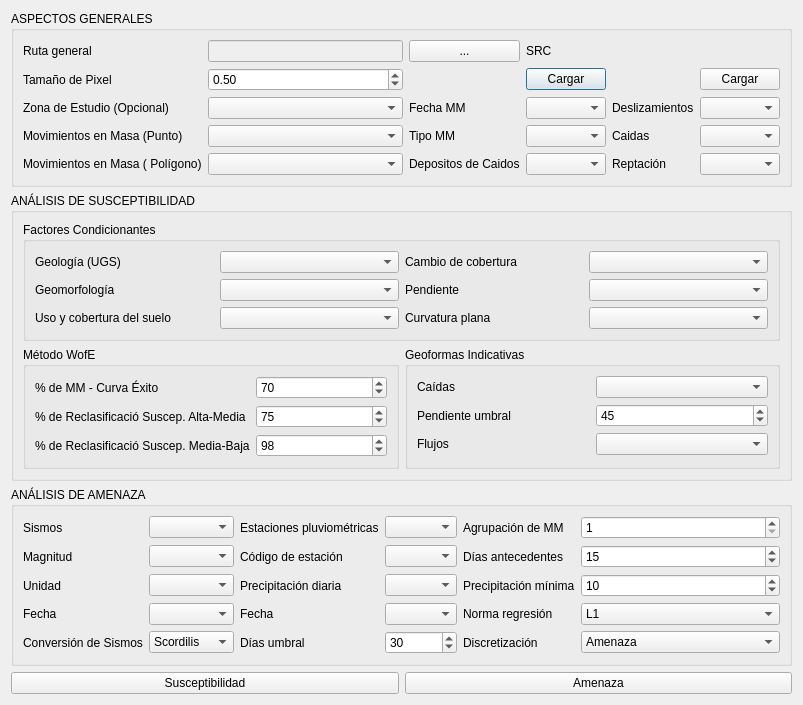
<?xml version="1.0" encoding="UTF-8"?>
<ui version="4.0">
 <class>PlugSARM</class>
 <widget class="QDialog" name="PlugSARM">
  <property name="geometry">
   <rect>
    <x>0</x>
    <y>0</y>
    <width>708</width>
    <height>631</height>
   </rect>
  </property>
  <property name="windowTitle">
   <string>PlugSARM</string>
  </property>
  <layout class="QGridLayout" name="gridLayout">
   <item row="1" column="0" colspan="2">
    <widget class="QGroupBox" name="groupBox">
     <property name="title">
      <string>ANÁLISIS DE SUSCEPTIBILIDAD</string>
     </property>
     <layout class="QGridLayout" name="gridLayout_2">
      <item row="3" column="1" rowspan="2">
       <widget class="QGroupBox" name="groupBox_6">
        <property name="title">
         <string>Método WofE</string>
        </property>
        <layout class="QGridLayout" name="gridLayout_6">
         <item row="2" column="0">
          <widget class="QLabel" name="label_20">
           <property name="text">
            <string>% de Reclasificació Suscep. Media-Baja</string>
           </property>
          </widget>
         </item>
         <item row="0" column="0">
          <widget class="QLabel" name="label_16">
           <property name="text">
            <string>% de MM - Curva Éxito</string>
           </property>
          </widget>
         </item>
         <item row="1" column="0">
          <widget class="QLabel" name="label_19">
           <property name="text">
            <string>% de Reclasificació Suscep. Alta-Media</string>
           </property>
          </widget>
         </item>
         <item row="1" column="1">
          <widget class="QSpinBox" name="suscep_alta">
           <property name="toolTip">
            <string>&lt;html&gt;&lt;head/&gt;&lt;body&gt;&lt;p&gt;Pocentaje para la clasificación de la curva de éxito (Susceptibilidad alta / Susceptibilidad media)&lt;/p&gt;&lt;/body&gt;&lt;/html&gt;</string>
           </property>
           <property name="maximum">
            <number>100</number>
           </property>
           <property name="value">
            <number>75</number>
           </property>
          </widget>
         </item>
         <item row="2" column="1">
          <widget class="QSpinBox" name="suscep_media">
           <property name="toolTip">
            <string>&lt;html&gt;&lt;head/&gt;&lt;body&gt;&lt;p&gt;Pocentaje para la clasificación de la curva de éxito (Susceptibilidad medio / Susceptibilidad baja)&lt;/p&gt;&lt;/body&gt;&lt;/html&gt;</string>
           </property>
           <property name="maximum">
            <number>100</number>
           </property>
           <property name="value">
            <number>98</number>
           </property>
          </widget>
         </item>
         <item row="0" column="1">
          <widget class="QSpinBox" name="MM_Exito">
           <property name="toolTip">
            <string>&lt;html&gt;&lt;head/&gt;&lt;body&gt;&lt;p&gt;Se indica el porcentaje de deslizamientos para el análisis de la curva de éxito. Si solo se quiere hacer curva de éxito y no de validación, el valor que se debe ingresar es de 100.&lt;/p&gt;&lt;/body&gt;&lt;/html&gt;</string>
           </property>
           <property name="maximum">
            <number>100</number>
           </property>
           <property name="value">
            <number>70</number>
           </property>
          </widget>
         </item>
        </layout>
       </widget>
      </item>
      <item row="0" column="1" colspan="2">
       <widget class="QGroupBox" name="groupBox_5">
        <property name="title">
         <string>Factores Condicionantes</string>
        </property>
        <layout class="QGridLayout" name="gridLayout_5">
         <item row="2" column="0">
          <widget class="QLabel" name="label_3">
           <property name="text">
            <string>Uso y cobertura del suelo</string>
           </property>
          </widget>
         </item>
         <item row="0" column="0">
          <widget class="QLabel" name="label">
           <property name="text">
            <string>Geología (UGS)</string>
           </property>
          </widget>
         </item>
         <item row="1" column="0">
          <widget class="QLabel" name="label_2">
           <property name="text">
            <string>Geomorfología</string>
           </property>
          </widget>
         </item>
         <item row="1" column="1">
          <widget class="QComboBox" name="Geomorfologia">
           <property name="toolTip">
            <string>&lt;html&gt;&lt;head/&gt;&lt;body&gt;&lt;p&gt;Factor condicionante de geomorfología.&lt;/p&gt;&lt;p&gt;(Archivo vectorial)&lt;/p&gt;&lt;/body&gt;&lt;/html&gt;</string>
           </property>
          </widget>
         </item>
         <item row="0" column="1">
          <widget class="QComboBox" name="Geologia">
           <property name="toolTip">
            <string>&lt;html&gt;&lt;head/&gt;&lt;body&gt;&lt;p&gt;Factor condicionante de geología&lt;/p&gt;&lt;p&gt;(Archivo vectorial)&lt;/p&gt;&lt;/body&gt;&lt;/html&gt;</string>
           </property>
          </widget>
         </item>
         <item row="0" column="2">
          <widget class="QLabel" name="label_4">
           <property name="text">
            <string>Cambio de cobertura</string>
           </property>
          </widget>
         </item>
         <item row="2" column="2">
          <widget class="QLabel" name="label_7">
           <property name="text">
            <string>Curvatura plana</string>
           </property>
          </widget>
         </item>
         <item row="2" column="1">
          <widget class="QComboBox" name="Uso_cobertura">
           <property name="toolTip">
            <string>&lt;html&gt;&lt;head/&gt;&lt;body&gt;&lt;p&gt;Factor condicionante de uso y cobertura del suelo.&lt;/p&gt;&lt;p&gt;(Archivo vectorial)&lt;/p&gt;&lt;/body&gt;&lt;/html&gt;</string>
           </property>
          </widget>
         </item>
         <item row="2" column="3">
          <widget class="QComboBox" name="Curvatura">
           <property name="toolTip">
            <string>&lt;html&gt;&lt;head/&gt;&lt;body&gt;&lt;p&gt;Factor condicionante de la curvatura&lt;/p&gt;&lt;p&gt;(Raster)&lt;/p&gt;&lt;/body&gt;&lt;/html&gt;</string>
           </property>
          </widget>
         </item>
         <item row="1" column="2">
          <widget class="QLabel" name="label_6">
           <property name="text">
            <string>Pendiente</string>
           </property>
          </widget>
         </item>
         <item row="0" column="3">
          <widget class="QComboBox" name="Cambio_cobertura">
           <property name="toolTip">
            <string>&lt;html&gt;&lt;head/&gt;&lt;body&gt;&lt;p&gt;Factor condicionante de cambio de cobertura (opcional)&lt;/p&gt;&lt;p&gt;(Archivo vectorial)&lt;/p&gt;&lt;/body&gt;&lt;/html&gt;</string>
           </property>
          </widget>
         </item>
         <item row="1" column="3">
          <widget class="QComboBox" name="Pendiente">
           <property name="toolTip">
            <string>&lt;html&gt;&lt;head/&gt;&lt;body&gt;&lt;p&gt;Factor condicionante de la pendiente&lt;/p&gt;&lt;p&gt;(Raster)&lt;/p&gt;&lt;/body&gt;&lt;/html&gt;</string>
           </property>
          </widget>
         </item>
        </layout>
       </widget>
      </item>
      <item row="3" column="2" rowspan="2">
       <widget class="QGroupBox" name="groupBox_4">
        <property name="title">
         <string>Geoformas Indicativas</string>
        </property>
        <layout class="QGridLayout" name="gridLayout_4">
         <item row="2" column="0">
          <widget class="QLabel" name="label_18">
           <property name="text">
            <string>Flujos</string>
           </property>
          </widget>
         </item>
         <item row="0" column="1">
          <widget class="QComboBox" name="GeoformasIndicativas_Caida">
           <property name="toolTip">
            <string>&lt;html&gt;&lt;head/&gt;&lt;body&gt;&lt;p&gt;Archivo *.csv de las geomorfas indicativas de procesos tipo caída&lt;/p&gt;&lt;p&gt;(Descargado del repositorio en GitHub)&lt;/p&gt;&lt;/body&gt;&lt;/html&gt;</string>
           </property>
          </widget>
         </item>
         <item row="0" column="0">
          <widget class="QLabel" name="label_17">
           <property name="text">
            <string>Caídas</string>
           </property>
          </widget>
         </item>
         <item row="2" column="1">
          <widget class="QComboBox" name="GeoformasIndicativas_Flujos">
           <property name="toolTip">
            <string>&lt;html&gt;&lt;head/&gt;&lt;body&gt;&lt;p&gt;Archivo *.csv de las geomorfas indicativas de procesos tipoflujos&lt;/p&gt;&lt;p&gt;(Descargado del repositorio en GitHub)&lt;/p&gt;&lt;/body&gt;&lt;/html&gt;</string>
           </property>
          </widget>
         </item>
         <item row="1" column="0">
          <widget class="QLabel" name="label_39">
           <property name="text">
            <string>Pendiente umbral</string>
           </property>
          </widget>
         </item>
         <item row="1" column="1">
          <widget class="QSpinBox" name="slope">
           <property name="minimum">
            <number>1</number>
           </property>
           <property name="maximum">
            <number>90</number>
           </property>
           <property name="value">
            <number>45</number>
           </property>
          </widget>
         </item>
        </layout>
       </widget>
      </item>
     </layout>
    </widget>
   </item>
   <item row="2" column="0" colspan="2">
    <widget class="QGroupBox" name="groupBox_2">
     <property name="title">
      <string>ANÁLISIS DE AMENAZA</string>
     </property>
     <layout class="QGridLayout" name="gridLayout_7">
      <item row="3" column="5">
       <widget class="QComboBox" name="Fecha_Precip">
        <property name="toolTip">
         <string>&lt;html&gt;&lt;head/&gt;&lt;body&gt;&lt;p&gt;Columa en la cuál se encuentra la fecha correspondiente a la precipitación diaria.&lt;/p&gt;&lt;/body&gt;&lt;/html&gt;</string>
        </property>
       </widget>
      </item>
      <item row="0" column="3">
       <widget class="QComboBox" name="Sismos">
        <property name="toolTip">
         <string>&lt;html&gt;&lt;head/&gt;&lt;body&gt;&lt;p&gt;Archivo de puntos con la ubicación de los sismos&lt;/p&gt;&lt;/body&gt;&lt;/html&gt;</string>
        </property>
       </widget>
      </item>
      <item row="3" column="4">
       <widget class="QLabel" name="label_29">
        <property name="text">
         <string>Fecha</string>
        </property>
       </widget>
      </item>
      <item row="1" column="5">
       <widget class="QComboBox" name="Codigo_Estacion">
        <property name="toolTip">
         <string>&lt;html&gt;&lt;head/&gt;&lt;body&gt;&lt;p&gt;Campo con el código representativo de las estaciones&lt;/p&gt;&lt;/body&gt;&lt;/html&gt;</string>
        </property>
       </widget>
      </item>
      <item row="2" column="7">
       <widget class="QSpinBox" name="umbral_lluvia">
        <property name="toolTip">
         <string>&lt;html&gt;&lt;head/&gt;&lt;body&gt;&lt;p&gt;Precipitación mínima con la que se considera se puede detonar un movimiento en masa con el fin de corregir las fechas de los movimientos en masa detonados por lluvia con base en la precipitación minima.&lt;/p&gt;&lt;p&gt;Si se tiene plena seguridad de las fechas de ocurrencia de los movimientos en masa, la lluvia mínima puede corresponder a 0.&lt;/p&gt;&lt;/body&gt;&lt;/html&gt;</string>
        </property>
        <property name="value">
         <number>10</number>
        </property>
       </widget>
      </item>
      <item row="3" column="3">
       <widget class="QComboBox" name="Fecha_Sismo">
        <property name="toolTip">
         <string>&lt;html&gt;&lt;head/&gt;&lt;body&gt;&lt;p&gt;Campo con la fecha del sismo.&lt;/p&gt;&lt;/body&gt;&lt;/html&gt;</string>
        </property>
       </widget>
      </item>
      <item row="1" column="4">
       <widget class="QLabel" name="label_26">
        <property name="text">
         <string>Código de estación</string>
        </property>
       </widget>
      </item>
      <item row="5" column="6">
       <widget class="QLabel" name="label_37">
        <property name="text">
         <string>Discretización</string>
        </property>
       </widget>
      </item>
      <item row="2" column="3">
       <widget class="QComboBox" name="Unidad_Sismo">
        <property name="toolTip">
         <string>&lt;html&gt;&lt;head/&gt;&lt;body&gt;&lt;p&gt;Campo con la unidad de la magnitud del sismo.&lt;/p&gt;&lt;/body&gt;&lt;/html&gt;</string>
        </property>
       </widget>
      </item>
      <item row="2" column="4">
       <widget class="QLabel" name="label_25">
        <property name="text">
         <string>Precipitación diaria</string>
        </property>
       </widget>
      </item>
      <item row="3" column="2">
       <widget class="QLabel" name="label_30">
        <property name="text">
         <string>Fecha</string>
        </property>
       </widget>
      </item>
      <item row="0" column="5">
       <widget class="QComboBox" name="Estaciones">
        <property name="toolTip">
         <string>&lt;html&gt;&lt;head/&gt;&lt;body&gt;&lt;p&gt;Archivo de puntos con la ubicación de las estaciones pluviométricas&lt;/p&gt;&lt;/body&gt;&lt;/html&gt;</string>
        </property>
       </widget>
      </item>
      <item row="2" column="5">
       <widget class="QComboBox" name="Precipitacion">
        <property name="toolTip">
         <string>&lt;html&gt;&lt;head/&gt;&lt;body&gt;&lt;p&gt;Archivo *.csv de la precipitación diaria según el código de la estación.&lt;/p&gt;&lt;p&gt;(Se debe tener en cuenta el formato de organización del archivo)&lt;/p&gt;&lt;/body&gt;&lt;/html&gt;</string>
        </property>
       </widget>
      </item>
      <item row="1" column="3">
       <widget class="QComboBox" name="Magnitud_Sismo">
        <property name="toolTip">
         <string>&lt;html&gt;&lt;head/&gt;&lt;body&gt;&lt;p&gt;Campo de la magnitud del sismo.&lt;/p&gt;&lt;/body&gt;&lt;/html&gt;</string>
        </property>
       </widget>
      </item>
      <item row="5" column="3">
       <widget class="QComboBox" name="Autor">
        <property name="toolTip">
         <string>&lt;html&gt;&lt;head/&gt;&lt;body&gt;&lt;p&gt;Se selecciona el autor con base en el cuál se hará la unificación de las unidades de magnitud.&lt;/p&gt;&lt;/body&gt;&lt;/html&gt;</string>
        </property>
        <item>
         <property name="text">
          <string>Scordilis</string>
         </property>
        </item>
        <item>
         <property name="text">
          <string>Grunthal</string>
         </property>
        </item>
        <item>
         <property name="text">
          <string>Akkar</string>
         </property>
        </item>
        <item>
         <property name="text">
          <string>Ulusay</string>
         </property>
        </item>
        <item>
         <property name="text">
          <string>Kadirioglu</string>
         </property>
        </item>
        <item>
         <property name="text">
          <string>Promedio</string>
         </property>
        </item>
       </widget>
      </item>
      <item row="5" column="2">
       <widget class="QLabel" name="label_31">
        <property name="text">
         <string>Conversión de Sismos</string>
        </property>
       </widget>
      </item>
      <item row="3" column="6">
       <widget class="QLabel" name="label_36">
        <property name="text">
         <string>Norma regresión</string>
        </property>
       </widget>
      </item>
      <item row="0" column="4">
       <widget class="QLabel" name="label_23">
        <property name="text">
         <string>Estaciones pluviométricas</string>
        </property>
       </widget>
      </item>
      <item row="5" column="7">
       <widget class="QComboBox" name="Discritizacion">
        <property name="toolTip">
         <string>&lt;html&gt;&lt;head/&gt;&lt;body&gt;&lt;p&gt;Se selecciona cómo se desea hacer la discretización de los movimientos en masa.&lt;/p&gt;&lt;p&gt;&lt;br/&gt;&lt;/p&gt;&lt;p&gt;Se recomienda que si no se tienen suficientes movimientos en masa se haga la discretización únicamente a partir de la categoría de amenaza; si se tienen suficientes movimientos se podría, adicionalmente, hacer una discretización según el tipo de movimiento en masa.&lt;/p&gt;&lt;/body&gt;&lt;/html&gt;</string>
        </property>
        <item>
         <property name="text">
          <string>Amenaza</string>
         </property>
        </item>
        <item>
         <property name="text">
          <string>Amenaza - Tipo de movimiento</string>
         </property>
        </item>
       </widget>
      </item>
      <item row="2" column="2">
       <widget class="QLabel" name="label_28">
        <property name="text">
         <string>Unidad</string>
        </property>
       </widget>
      </item>
      <item row="2" column="6">
       <widget class="QLabel" name="label_33">
        <property name="text">
         <string>Precipitación mínima</string>
        </property>
       </widget>
      </item>
      <item row="1" column="2">
       <widget class="QLabel" name="label_27">
        <property name="text">
         <string>Magnitud</string>
        </property>
       </widget>
      </item>
      <item row="3" column="7">
       <widget class="QComboBox" name="Norma">
        <property name="toolTip">
         <string>&lt;html&gt;&lt;head/&gt;&lt;body&gt;&lt;p&gt;Norma de regresión que se tendrá en cuenta para el análisis de precipitación umbral para el cálculo de probabilidades de amenaza por el detonante lluvia.&lt;/p&gt;&lt;/body&gt;&lt;/html&gt;</string>
        </property>
        <item>
         <property name="text">
          <string>L1</string>
         </property>
        </item>
        <item>
         <property name="text">
          <string>L2</string>
         </property>
        </item>
       </widget>
      </item>
      <item row="0" column="2">
       <widget class="QLabel" name="label_24">
        <property name="text">
         <string>Sismos</string>
        </property>
       </widget>
      </item>
      <item row="1" column="6">
       <widget class="QLabel" name="label_35">
        <property name="text">
         <string>Días antecedentes</string>
        </property>
       </widget>
      </item>
      <item row="1" column="7">
       <widget class="QSpinBox" name="d_ant">
        <property name="toolTip">
         <string>&lt;html&gt;&lt;head/&gt;&lt;body&gt;&lt;p&gt;Número de días antecedentes para el cálculo de la lluvia antecedente en el análisis de la precipitación umbral del detonante lluvia.&lt;/p&gt;&lt;/body&gt;&lt;/html&gt;</string>
        </property>
        <property name="minimum">
         <number>1</number>
        </property>
        <property name="value">
         <number>15</number>
        </property>
       </widget>
      </item>
      <item row="0" column="6">
       <widget class="QLabel" name="label_34">
        <property name="text">
         <string>Agrupación de MM</string>
        </property>
       </widget>
      </item>
      <item row="0" column="7">
       <widget class="QSpinBox" name="grupo">
        <property name="toolTip">
         <string>&lt;html&gt;&lt;head/&gt;&lt;body&gt;&lt;p&gt;&lt;span style=&quot; font-size:10pt;&quot;&gt;Agrupación de movimientos en masa  para el cálculo de probabilidad sectorizada por detonante sismo.&lt;/span&gt;&lt;/p&gt;&lt;/body&gt;&lt;/html&gt;</string>
        </property>
        <property name="minimum">
         <number>1</number>
        </property>
       </widget>
      </item>
      <item row="5" column="4">
       <widget class="QLabel" name="label_32">
        <property name="text">
         <string>Días umbral</string>
        </property>
       </widget>
      </item>
      <item row="5" column="5">
       <widget class="QSpinBox" name="umbral_dias">
        <property name="toolTip">
         <string>&lt;html&gt;&lt;head/&gt;&lt;body&gt;&lt;p&gt;Días en los que se considera se puede corregir las fechas de los movimientos en masa.&lt;/p&gt;&lt;p&gt;&lt;br/&gt;&lt;/p&gt;&lt;p&gt;Si tiene plena seguridad de las fechas, el número de días umbral sería 0 (días).&lt;/p&gt;&lt;/body&gt;&lt;/html&gt;</string>
        </property>
        <property name="maximum">
         <number>100000</number>
        </property>
        <property name="value">
         <number>30</number>
        </property>
       </widget>
      </item>
     </layout>
    </widget>
   </item>
   <item row="0" column="0" colspan="2">
    <widget class="QGroupBox" name="groupBox_3">
     <property name="title">
      <string>ASPECTOS GENERALES</string>
     </property>
     <layout class="QGridLayout" name="gridLayout_3">
      <item row="4" column="1">
       <widget class="QComboBox" name="Mov_Masa_Puntos">
        <property name="toolTip">
         <string>&lt;html&gt;&lt;head/&gt;&lt;body&gt;&lt;p&gt;Movimientos en masa con geometría de punto&lt;/p&gt;&lt;/body&gt;&lt;/html&gt;</string>
        </property>
       </widget>
      </item>
      <item row="5" column="0">
       <widget class="QLabel" name="label_9">
        <property name="text">
         <string>Movimientos en Masa ( Polígono)</string>
        </property>
       </widget>
      </item>
      <item row="3" column="1">
       <widget class="QComboBox" name="Zona_Estudio">
        <property name="toolTip">
         <string>&lt;html&gt;&lt;head/&gt;&lt;body&gt;&lt;p&gt;Se selecciona el archivo vectorial de la zona de estudio&lt;/p&gt;&lt;/body&gt;&lt;/html&gt;</string>
        </property>
       </widget>
      </item>
      <item row="3" column="2">
       <widget class="QLabel" name="label_14">
        <property name="text">
         <string>Fecha MM</string>
        </property>
       </widget>
      </item>
      <item row="5" column="4">
       <widget class="QLabel" name="label_12">
        <property name="text">
         <string>Reptación</string>
        </property>
       </widget>
      </item>
      <item row="4" column="2">
       <widget class="QLabel" name="label_13">
        <property name="text">
         <string>Tipo MM</string>
        </property>
       </widget>
      </item>
      <item row="2" column="3">
       <widget class="QPushButton" name="cargarAtributosButton">
        <property name="toolTip">
         <string>&lt;html&gt;&lt;head/&gt;&lt;body&gt;&lt;p&gt;Cargar los atributos de las capas vectoriales&lt;/p&gt;&lt;/body&gt;&lt;/html&gt;</string>
        </property>
        <property name="text">
         <string>Cargar</string>
        </property>
       </widget>
      </item>
      <item row="3" column="3">
       <widget class="QComboBox" name="Fecha_MM">
        <property name="toolTip">
         <string>&lt;html&gt;&lt;head/&gt;&lt;body&gt;&lt;p&gt;Atributo con la fecha de los movimientos en masa&lt;/p&gt;&lt;p&gt;Si se tienen ambas geometrías debe ser igual.&lt;/p&gt;&lt;/body&gt;&lt;/html&gt;</string>
        </property>
       </widget>
      </item>
      <item row="3" column="5">
       <widget class="QComboBox" name="Deslizamiento">
        <property name="toolTip">
         <string>&lt;html&gt;&lt;head/&gt;&lt;body&gt;&lt;p&gt;Cómo se encuentran identificados los deslizamientos&lt;/p&gt;&lt;/body&gt;&lt;/html&gt;</string>
        </property>
       </widget>
      </item>
      <item row="4" column="3">
       <widget class="QComboBox" name="Tipo_MM">
        <property name="toolTip">
         <string>&lt;html&gt;&lt;head/&gt;&lt;body&gt;&lt;p&gt;Atributo con el tipo de movimiento en masa&lt;/p&gt;&lt;p&gt;Si se tienen ambas geometrías debe ser igual.&lt;/p&gt;&lt;/body&gt;&lt;/html&gt;</string>
        </property>
       </widget>
      </item>
      <item row="5" column="2">
       <widget class="QLabel" name="label_21">
        <property name="text">
         <string>Depositos de Caidos</string>
        </property>
       </widget>
      </item>
      <item row="5" column="1">
       <widget class="QComboBox" name="Mov_Masa_Poligono">
        <property name="toolTip">
         <string>&lt;html&gt;&lt;head/&gt;&lt;body&gt;&lt;p&gt;Movimientos en masa con geometría de polígono&lt;/p&gt;&lt;/body&gt;&lt;/html&gt;</string>
        </property>
       </widget>
      </item>
      <item row="1" column="0">
       <widget class="QLabel" name="label_38">
        <property name="text">
         <string>Ruta general</string>
        </property>
       </widget>
      </item>
      <item row="4" column="0">
       <widget class="QLabel" name="label_8">
        <property name="text">
         <string>Movimientos en Masa (Punto)</string>
        </property>
       </widget>
      </item>
      <item row="2" column="0">
       <widget class="QLabel" name="label_5">
        <property name="text">
         <string>Tamaño de Pixel</string>
        </property>
       </widget>
      </item>
      <item row="4" column="4">
       <widget class="QLabel" name="label_11">
        <property name="text">
         <string>Caidas</string>
        </property>
       </widget>
      </item>
      <item row="3" column="0">
       <widget class="QLabel" name="label_15">
        <property name="text">
         <string>Zona de Estudio (Opcional)</string>
        </property>
       </widget>
      </item>
      <item row="5" column="3">
       <widget class="QComboBox" name="Zona_Deposito">
        <property name="toolTip">
         <string>&lt;html&gt;&lt;head/&gt;&lt;body&gt;&lt;p&gt;Archivo con los polígonos de depositos para el movimiento en masa tipo caída (opcional).&lt;/p&gt;&lt;/body&gt;&lt;/html&gt;</string>
        </property>
       </widget>
      </item>
      <item row="4" column="5">
       <widget class="QComboBox" name="Caida">
        <property name="toolTip">
         <string>&lt;html&gt;&lt;head/&gt;&lt;body&gt;&lt;p&gt;Cómo se encuentran identificados las caídas&lt;/p&gt;&lt;/body&gt;&lt;/html&gt;</string>
        </property>
       </widget>
      </item>
      <item row="3" column="4">
       <widget class="QLabel" name="label_10">
        <property name="text">
         <string>Deslizamientos</string>
        </property>
       </widget>
      </item>
      <item row="5" column="5">
       <widget class="QComboBox" name="Reptacion">
        <property name="toolTip">
         <string>&lt;html&gt;&lt;head/&gt;&lt;body&gt;&lt;p&gt;Cómo se encuentran identificados la reptación&lt;/p&gt;&lt;/body&gt;&lt;/html&gt;</string>
        </property>
       </widget>
      </item>
      <item row="2" column="5">
       <widget class="QPushButton" name="cargarCaracteristicasButton">
        <property name="toolTip">
         <string>Cargar las caracteristicas del campo de tipo de movimiento</string>
        </property>
        <property name="text">
         <string>Cargar</string>
        </property>
       </widget>
      </item>
      <item row="2" column="1">
       <widget class="QDoubleSpinBox" name="cellsize">
        <property name="toolTip">
         <string>&lt;html&gt;&lt;head/&gt;&lt;body&gt;&lt;p&gt;Se ingresa el lado del pixel con el que se quiere trabajar (m)&lt;/p&gt;&lt;/body&gt;&lt;/html&gt;</string>
        </property>
        <property name="minimum">
         <double>0.100000000000000</double>
        </property>
        <property name="value">
         <double>0.500000000000000</double>
        </property>
       </widget>
      </item>
      <item row="1" column="1">
       <widget class="QLineEdit" name="Ruta_General">
        <property name="enabled">
         <bool>false</bool>
        </property>
       </widget>
      </item>
      <item row="1" column="2">
       <widget class="QPushButton" name="openDirectoryButton">
        <property name="text">
         <string>...</string>
        </property>
       </widget>
      </item>
      <item row="1" column="3">
       <widget class="QLabel" name="label_22">
        <property name="layoutDirection">
         <enum>Qt::LeftToRight</enum>
        </property>
        <property name="text">
         <string>SRC</string>
        </property>
       </widget>
      </item>
      <item row="1" column="4" colspan="2">
       <widget class="QgsProjectionSelectionWidget" name="mQgsProjectionSelectionWidget"/>
      </item>
     </layout>
    </widget>
   </item>
   <item row="3" column="1">
    <widget class="QPushButton" name="AmenazaButton">
     <property name="toolTip">
      <string>&lt;html&gt;&lt;head/&gt;&lt;body&gt;&lt;p&gt;Se ejecuta la amenaza.&lt;/p&gt;&lt;p&gt;&lt;br/&gt;&lt;/p&gt;&lt;p&gt;(Se ejecuta después de la susceptibilidad)&lt;/p&gt;&lt;/body&gt;&lt;/html&gt;</string>
     </property>
     <property name="text">
      <string>Amenaza</string>
     </property>
    </widget>
   </item>
   <item row="3" column="0">
    <widget class="QPushButton" name="SusceptibilidadButton">
     <property name="toolTip">
      <string>&lt;html&gt;&lt;head/&gt;&lt;body&gt;&lt;p&gt;Se ejecuta la susceptibilidad.&lt;/p&gt;&lt;/body&gt;&lt;/html&gt;</string>
     </property>
     <property name="text">
      <string>Susceptibilidad</string>
     </property>
    </widget>
   </item>
  </layout>
 </widget>
 <customwidgets>
  <customwidget>
   <class>QgsProjectionSelectionWidget</class>
   <extends>QWidget</extends>
   <header>qgsprojectionselectionwidget.h</header>
  </customwidget>
 </customwidgets>
 <resources/>
 <connections/>
</ui>
